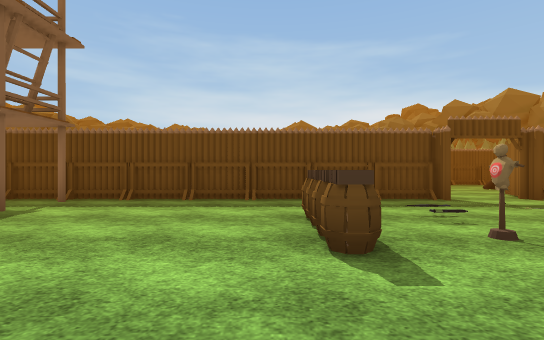
[1] (above)

24 first-person views from a walk through a 3-D level made in the Unity game engine. The camera is 1.2 m above the floor, looks level and sees 85° across. The floor is counted in squares, 2 m on a side. Each view is taken from the middle of a square. On the plan, view 1 faces up. The plan holds only what a view shows up to about 9 squares ahead; the rest is blank. The place goes on beyond the plan. The player is left out. Some animated figures are left out. Some surface patterns are stand-ins.

[2]
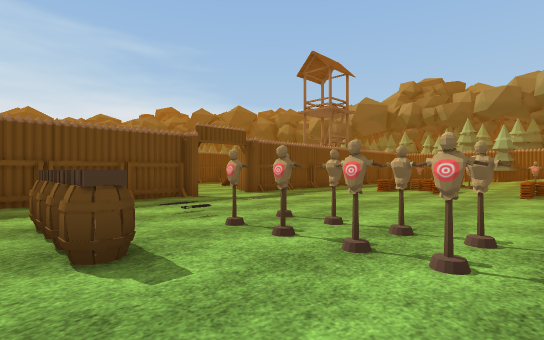

[3]
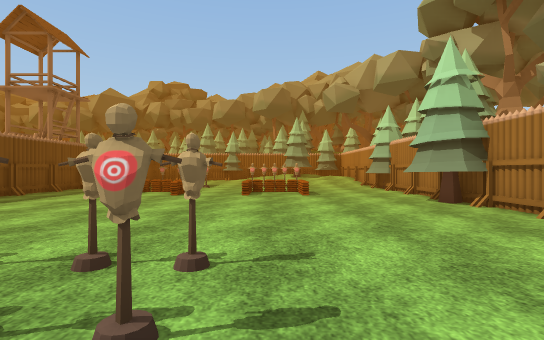

[4]
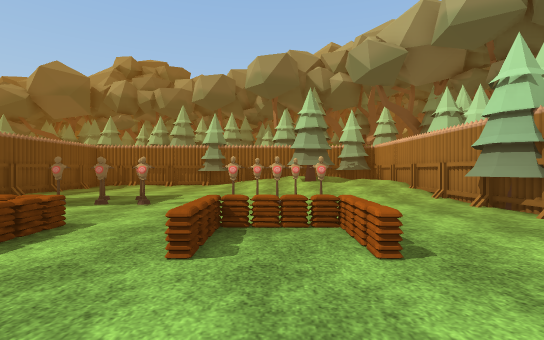

[5]
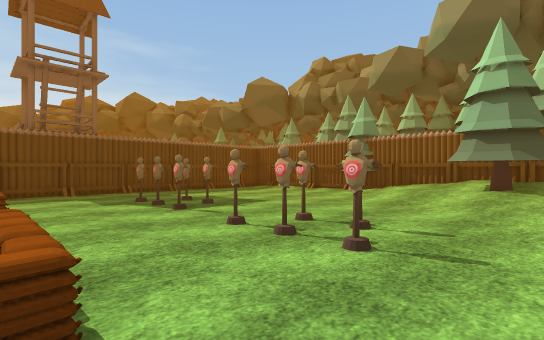

[6]
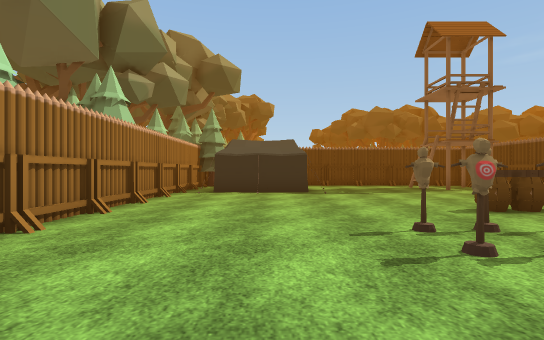

[7]
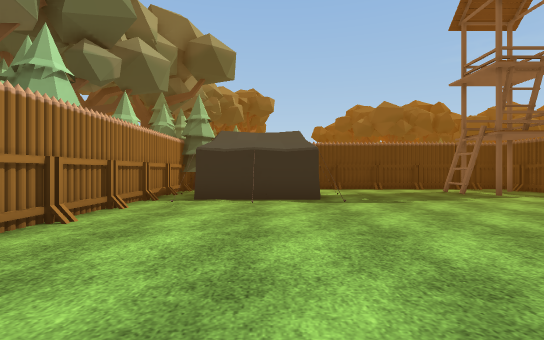

[8]
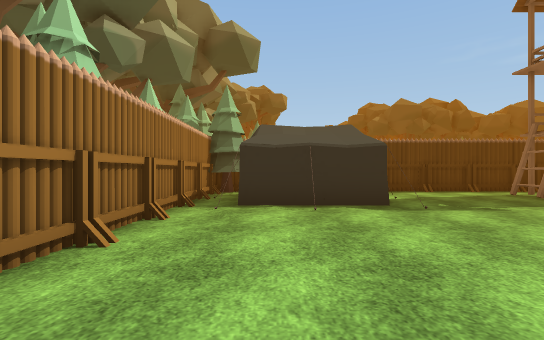

[9]
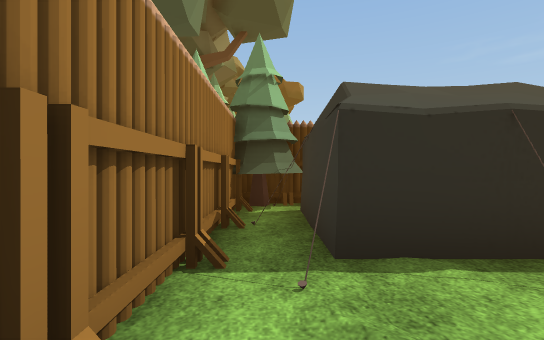

[10]
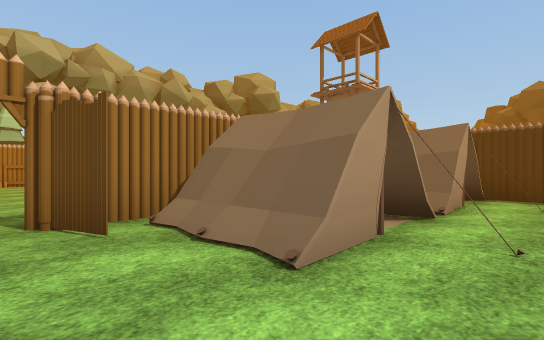

[11]
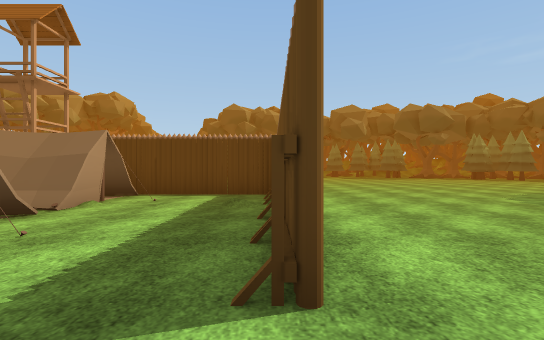

[12]
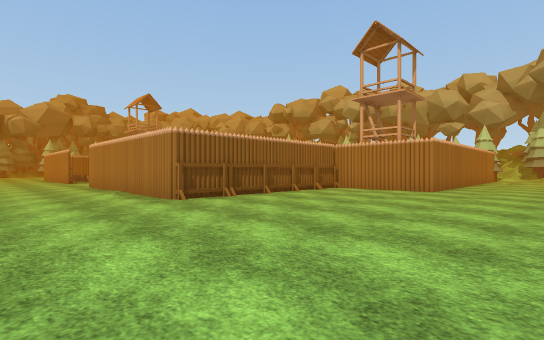

[13]
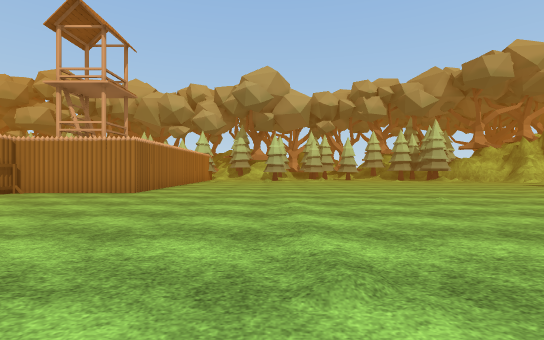

[14]
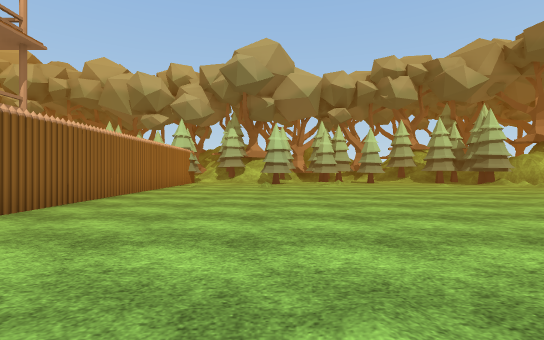

[15]
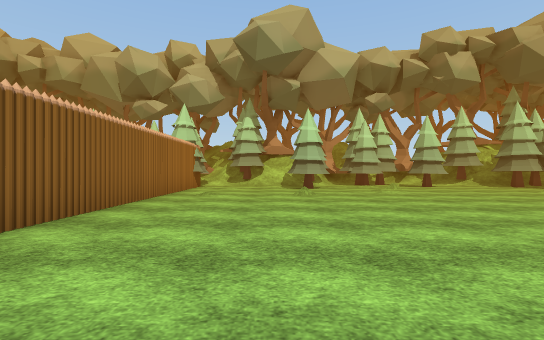

[16]
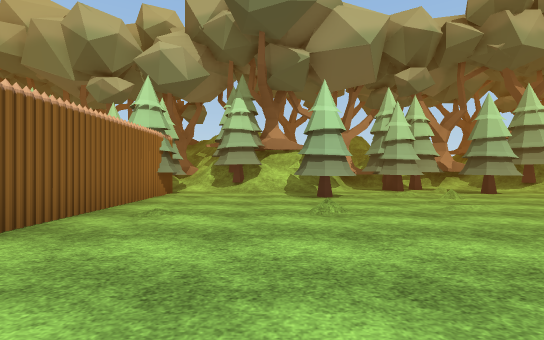

[17]
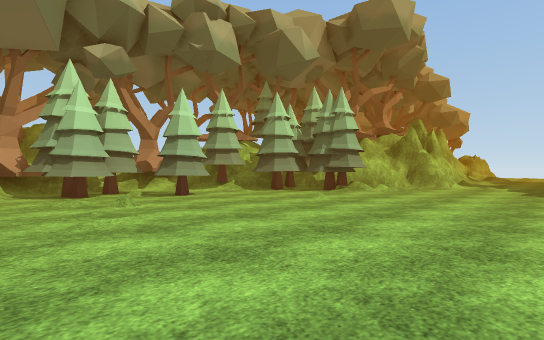

[18]
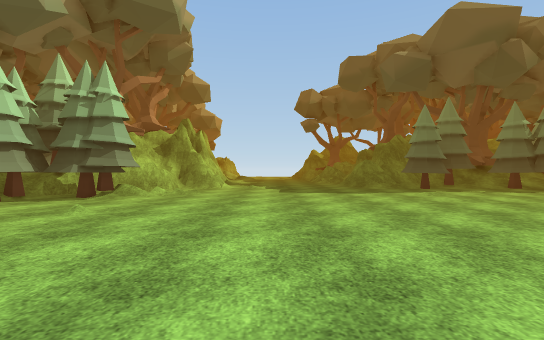

[19]
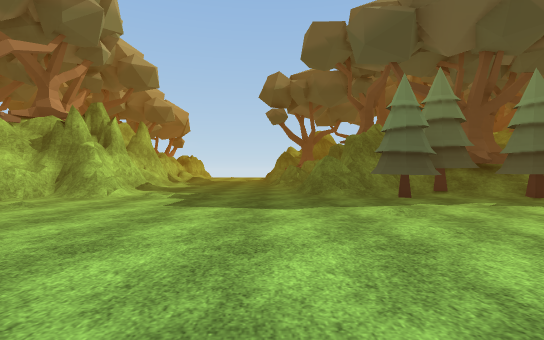

[20]
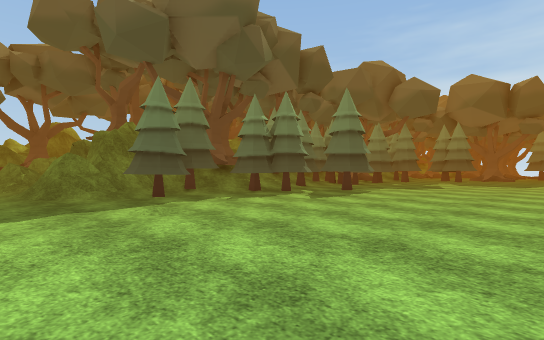

[21]
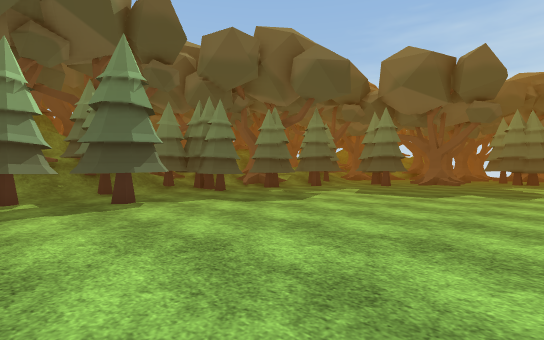

[22]
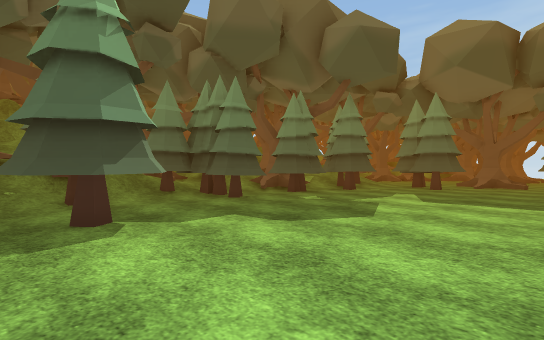

[23]
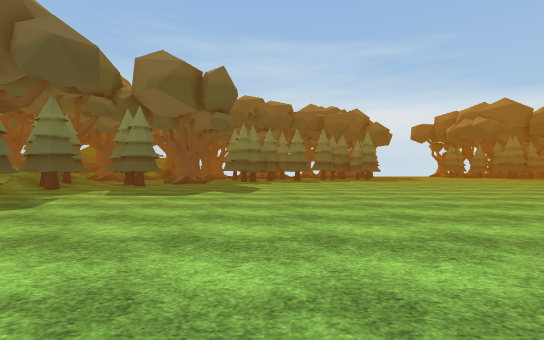

[24]
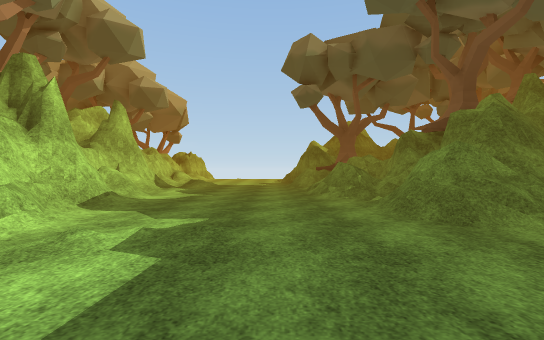

### Floor plan
Key: @ floor where view 1 was taken; # wall or solid block; . main floor; : floor 0.25 m higher than the main floor; / step, stairs or slope; = window, fence, low wall or low ledge; O other object.
Columns run from 28 left of view 1 to 17 right of it. Each row starts with its distance up from view 1.
 20         ##....
 19        ##................
 18        #.............. ....
 17       ##.............  .....
 16       #..............  ......
 15       ##......................
 14       #.........................
 13       #.........................
 12       ####...............######..
 11        ##................#......
 10        ##................#.......
  9      ###.................#.O.OO..
  8      ##..................OOOOOO....   OO
  7  # #####.................#OO OOO..O   O
  6 #####=/...............##########.O##########
  5  ##/##/...............#.....................
  4 /=/...................#OO....OO.....OO.O....
  3 ......................#.....OOOO.....O.OO...#
  2 ......................#.....OOOO....O..O....##
  1 ......................#.......OO....O..O.../#
  0 ////###./.............#.OO..@........O.OO.//##
 -1 ########.:............#O O..........OO.O.//###
 -2  #    #####.......#...#O O...............//##
 -3          ###.##./##...##OO........##.....///
 -4           ######## /#.#########  ###########
 -5               ###  /###
 -6                #OO O
 -7                #OO

Positions as (right, up) in squares from view 1, and headings:
1: (0, 0), facing up
2: (0, 0), facing up-right
3: (1, 0), facing right
4: (6, 0), facing right
5: (9, -2), facing up-right
6: (5, -1), facing left
7: (3, -1), facing left
8: (2, -2), facing left
9: (-1, -3), facing left
10: (4, 10), facing down-left
11: (4, 12), facing left
12: (-9, 15), facing down-right
13: (-10, 14), facing down
14: (-10, 10), facing down
15: (-9, 7), facing down
16: (-9, 4), facing down
17: (-11, 3), facing down-left
18: (-12, 2), facing left
19: (-15, 4), facing left
20: (-15, 4), facing up-left
21: (-14, 10), facing up-left
22: (-16, 11), facing up-left
23: (-14, 10), facing up
24: (-19, 3), facing left
